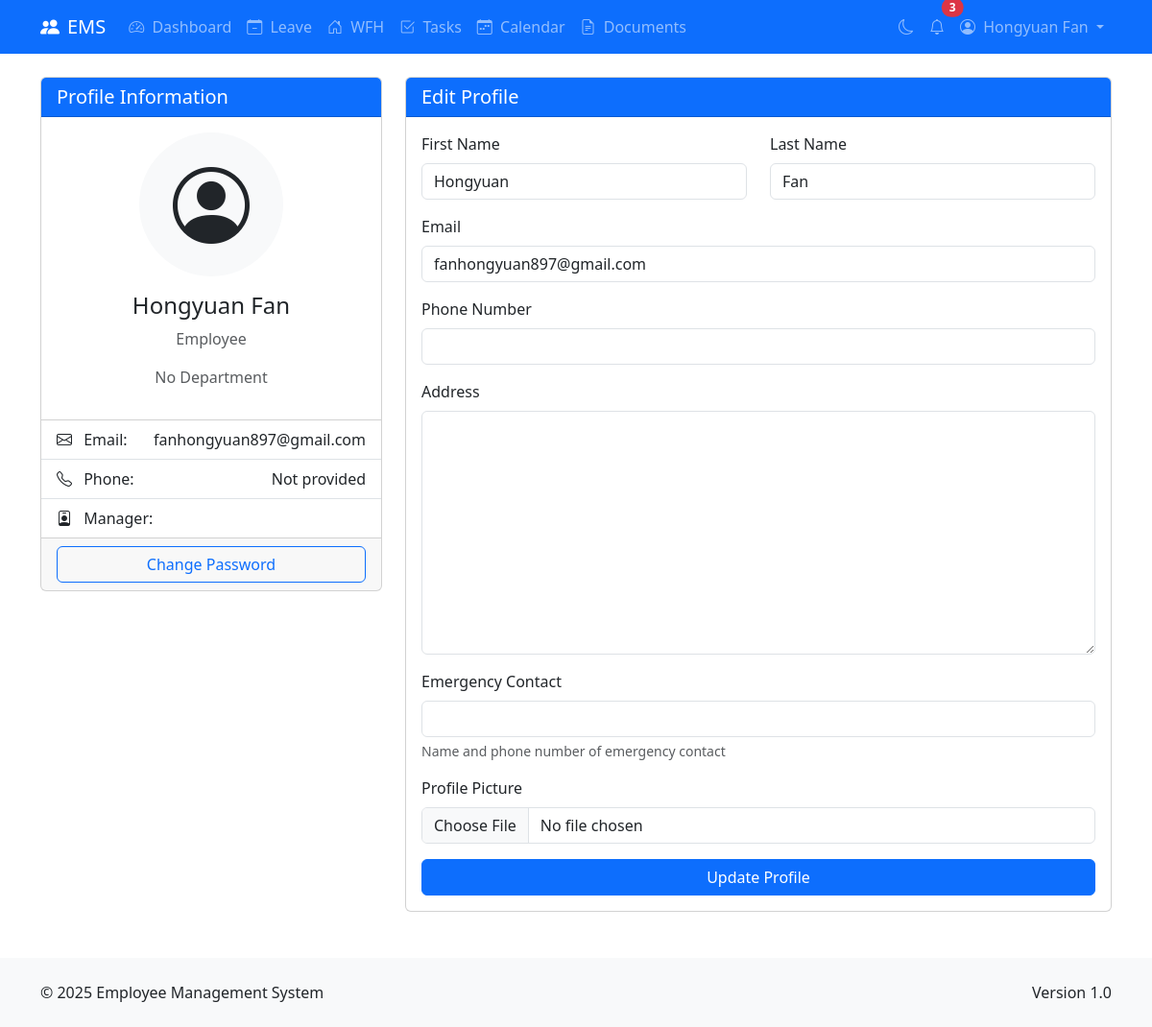
The app's page /profile/ (signed in) with its own data.
### accounts/models.py (models this page shows, shortened)
class CustomUser(AbstractUser):
    EMPLOYEE = 'employee'
    MANAGER = 'manager'
    HR = 'hr'
    ADMIN = 'admin'
    USER_TYPES = [
        (EMPLOYEE, 'Employee'),
        (MANAGER, 'Manager'),
        (HR, 'HR'),
        (ADMIN, 'Admin'),
    ]
    IT = 'it'
    HR_DEPT = 'hr'
    FINANCE = 'finance'
    MARKETING = 'marketing'
    SALES = 'sales'
    OPERATIONS = 'operations'
    CUSTOMER_SERVICE = 'customer_service'
    RESEARCH = 'research'
    DEPARTMENTS = [
        (IT, 'Information Technology'),
        (HR_DEPT, 'Human Resources'),
        (FINANCE, 'Finance'),
        (MARKETING, 'Marketing'),
        (SALES, 'Sales'),
        (OPERATIONS, 'Operations'),
        (CUSTOMER_SERVICE, 'Customer Service'),
        (RESEARCH, 'Research & Development'),
    ]
    user_type = models.CharField(max_length=20, choices=USER_TYPES, default=EMPLOYEE)
    department = models.CharField(max_length=20, choices=DEPARTMENTS, null=True, blank=True)
    phone_number = models.CharField(max_length=20, blank=True)
    address = models.TextField(blank=True)
    emergency_contact = models.CharField(max_length=100, blank=True)
    date_of_birth = models.DateField(null=True, blank=True)
    hire_date = models.DateField(null=True, blank=True)
    profile_picture = models.ImageField(upload_to=profile_picture_upload_path, null=True, blank=True)
    manager = models.ForeignKey(
        'self',
        on_delete=models.SET_NULL,
        null=True,
        blank=True,
        related_name='managed_employees'
    )

### accounts/views.py (the view)
# urls.py: path('profile/', api_views.profile, name='api_profile'),
@login_required
def profile(request):
    if request.method == 'POST':
        form = UserProfileForm(request.POST, request.FILES, instance=request.user)
        if form.is_valid():
            form.save()
            messages.success(request, 'Profile updated successfully!')
            return redirect('profile')
    else:
        form = UserProfileForm(instance=request.user)
    return render(request, 'accounts/profile.html', {'form': form})

### accounts/forms.py
class UserProfileForm(forms.ModelForm):
    class Meta:
        model = CustomUser
        fields = ('first_name', 'last_name', 'email', 'phone_number',
                  'address', 'emergency_contact', 'date_of_birth', 'profile_picture')
        widgets = {
            'date_of_birth': forms.DateInput(attrs={'type': 'date', 'class': 'form-control'}),
        }
    def __init__(self, *args, **kwargs):
        super().__init__(*args, **kwargs)
        for field_name in self.fields:
            if field_name != 'date_of_birth':  # Already has class from widgets
                self.fields[field_name].widget.attrs.update({'class': 'form-control'})

### accounts/templates/accounts/profile.html (shortened to what this page needs)
{% extends 'base.html' %}
{% block content %}
<div class="container mt-4">
    <div class="row">
        <div class="col-md-4">
            <div class="card mb-4">
                <div class="card-header bg-primary text-white">
                    <h5 class="card-title mb-0">Profile Information</h5>
                </div>
                <div class="card-body text-center">
                    {% if user.profile_picture %}
                        <img src="{{ user.profile_picture.url }}" alt="Profile Picture" class="rounded-circle img-fluid mb-3" style="max-width: 150px;">
                    {% else %}
                        <div class="bg-light rounded-circle d-inline-flex align-items-center justify-content-center mb-3" style="width: 150px; height: 150px;">
                            <i class="bi bi-person-circle" style="font-size: 5rem;"></i>
                        </div>
                    {% endif %}
                    <h4>{{ user.get_full_name }}</h4>
                    <p class="text-muted">{{ user.get_user_type_display }}</p>
                    <p class="text-muted">{{ user.get_department_display|default:"No Department" }}</p>
                </div>
                <ul class="list-group list-group-flush">
                    <li class="list-group-item d-flex justify-content-between">
                        <span><i class="bi bi-envelope me-2"></i> Email:</span>
                        <span>{{ user.email }}</span>
                    </li>
                    <li class="list-group-item d-flex justify-content-between">
                        <span><i class="bi bi-telephone me-2"></i> Phone:</span>
                        <span>{{ user.phone_number|default:"Not provided" }}</span>
                    </li>
                    {% if user.manager %}
                    <li class="list-group-item d-flex justify-content-between">
                        <span><i class="bi bi-person-badge me-2"></i> Manager:</span>
                    </li>
                    {% endif %}
                </ul>
                <div class="card-footer">
                    <a href="{% url 'change_password' %}" class="btn btn-outline-primary w-100">Change Password</a>
                </div>
            </div>
        </div>
        <div class="col-md-8">
            <div class="card">
                <div class="card-header bg-primary text-white">
                    <h5 class="card-title mb-0">Edit Profile</h5>
                </div>
                <div class="card-body">
                    <form method="post" enctype="multipart/form-data">
                        <div class="row mb-3">
                            <div class="col-md-6">
                                <label for="{{ form.first_name.id_for_label }}" class="form-label">First Name</label>
                                {{ form.first_name }}
                            </div>
                            <div class="col-md-6">
                                <label for="{{ form.last_name.id_for_label }}" class="form-label">Last Name</label>
                                {{ form.last_name }}
                            </div>
                        </div>
                        <div class="mb-3">
                            <label for="{{ form.email.id_for_label }}" class="form-label">Email</label>
                            {{ form.email }}
                        </div>
                        <div class="mb-3">
                            <label for="{{ form.phone_number.id_for_label }}" class="form-label">Phone Number</label>
                            {{ form.phone_number }}
                        </div>
                        <div class="mb-3">
                            <label for="{{ form.address.id_for_label }}" class="form-label">Address</label>
                            {{ form.address }}
                        </div>
                        <div class="mb-3">
                            <label for="{{ form.emergency_contact.id_for_label }}" class="form-label">Emergency Contact</label>
                            {{ form.emergency_contact }}
                            <div class="form-text">Name and phone number of emergency contact</div>
                        </div>
                        <div class="mb-3">
                            <label for="{{ form.profile_picture.id_for_label }}" class="form-label">Profile Picture</label>
                            {{ form.profile_picture }}
                        </div>
                        <div class="d-grid">
                            <button type="submit" class="btn btn-primary">Update Profile</button>
                        </div>
                    </form>
                </div>
            </div>
        </div>
    </div>
</div>
{% endblock %}

### templates/base.html (shortened to what this page needs)
<!DOCTYPE html>
<html lang="en">
<head>
    <link href="https://cdn.jsdelivr.net/npm/bootstrap@5.3.0/dist/css/bootstrap.min.css" rel="stylesheet">
    <link rel="stylesheet" href="https://cdn.jsdelivr.net/npm/bootstrap-icons@1.10.0/font/bootstrap-icons.css">
</head>
<body>
    {% if user.is_authenticated %}
    <nav class="navbar navbar-expand-lg navbar-dark bg-primary">
        <div class="container">
            <a class="navbar-brand" href="{% url 'dashboard' %}">
                <i class="bi bi-people-fill me-2"></i>EMS
            </a>
            <div class="collapse navbar-collapse" id="navbarNav">
                <ul class="navbar-nav me-auto">
                    <li class="nav-item">
                        <a class="nav-link" href="{% url 'dashboard' %}">
                            <i class="bi bi-speedometer2 me-1"></i> Dashboard
                        </a>
                    </li>
                    <li class="nav-item">
                        <a class="nav-link" href="{% url 'leave_request_list' %}">
                            <i class="bi bi-calendar-minus me-1"></i> Leave
                        </a>
                    </li>
                    <li class="nav-item">
                        <a class="nav-link" href="{% url 'wfh_request_list' %}">
                            <i class="bi bi-house-door me-1"></i> WFH
                        </a>
                    </li>
                    <li class="nav-item">
                        <a class="nav-link" href="{% url 'task_list' %}">
                            <i class="bi bi-check2-square me-1"></i> Tasks
                        </a>
                    </li>
                    <li class="nav-item">
                        <a class="nav-link" href="{% url 'calendar_view' %}">
                            <i class="bi bi-calendar-week me-1"></i> Calendar
                        </a>
                    </li>
                    <li class="nav-item">
                        <a class="nav-link" href="{% url 'document_list' %}">
                            <i class="bi bi-file-earmark-text me-1"></i> Documents
                        </a>
                    </li>
                </ul>
                <ul class="navbar-nav">
                    <li class="nav-item">
                        <a class="nav-link" href="#" id="dark-mode-toggle">
                            <i class="bi bi-moon" id="dark-mode-icon"></i>
                        </a>
                    </li>
                    <li class="nav-item">
                        <a class="nav-link position-relative" href="#">
                            <i class="bi bi-bell"></i>
                            <span class="position-absolute top-0 start-100 translate-middle badge rounded-pill bg-danger notification-badge" id="notification-badge">
                                3
                            </span>
                        </a>
                    </li>
                    <li class="nav-item dropdown">
                        <a class="nav-link dropdown-toggle" href="#" id="navbarDropdown" role="button" data-bs-toggle="dropdown" aria-expanded="false">
                            {% if user.profile_picture %}
                                <img src="{{ user.profile_picture.url }}" alt="Profile" class="rounded-circle me-1" style="width: 24px; height: 24px; object-fit: cover;">
                            {% else %}
                                <i class="bi bi-person-circle me-1"></i>
                            {% endif %}
                            {{ user.get_full_name|default:user.username }}
                        </a>
                    </li>
                </ul>
            </div>
        </div>
    </nav>
    {% endif %}
    {% block content %}{% endblock %}
    <footer class="bg-light py-4 mt-5">
        <div class="container">
            <div class="row">
                <div class="col-md-6">
                    <p class="mb-0">&copy; 2025 Employee Management System</p>
                </div>
                <div class="col-md-6 text-md-end">
                    <p class="mb-0">Version 1.0</p>
                </div>
            </div>
        </div>
    </footer>
</body>
</html>

### records on screen
CustomUser: get_full_name "Hongyuan Fan", user_type "Employee", department "No Department", email "fanhongyuan897@gmail.com", phone_number "Not provided", first_name "Hongyuan", last_name "Fan"
